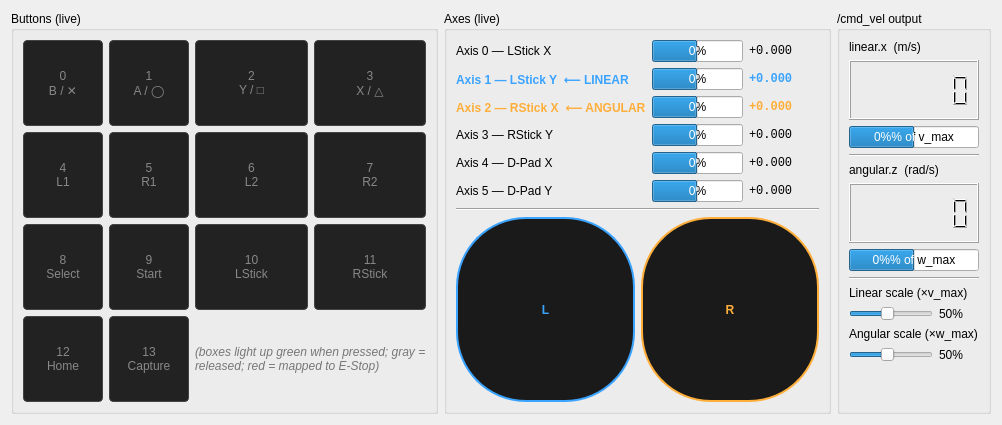
      <widget class="QWidget" name="tabDrive">
       <attribute name="title"><string>Drive</string></attribute>
       <layout class="QHBoxLayout" name="tabDriveLayout">

        <!-- LEFT: button grid -->
        <item>
         <widget class="QGroupBox" name="grpButtons">
          <property name="title"><string>Buttons (live)</string></property>
          <layout class="QGridLayout" name="grpButtonsLayout">
           <item row="0" column="0"><widget class="QLabel" name="btn0"><property name="text"><string>0
B / ✕</string></property><property name="alignment"><set>Qt::AlignCenter</set></property><property name="minimumSize"><size><width>80</width><height>56</height></size></property><property name="styleSheet"><string>background:#222; color:#888; border:1px solid #444; border-radius:4px;</string></property></widget></item>
           <item row="0" column="1"><widget class="QLabel" name="btn1"><property name="text"><string>1
A / ◯</string></property><property name="alignment"><set>Qt::AlignCenter</set></property><property name="minimumSize"><size><width>80</width><height>56</height></size></property><property name="styleSheet"><string>background:#222; color:#888; border:1px solid #444; border-radius:4px;</string></property></widget></item>
           <item row="0" column="2"><widget class="QLabel" name="btn2"><property name="text"><string>2
Y / □</string></property><property name="alignment"><set>Qt::AlignCenter</set></property><property name="minimumSize"><size><width>80</width><height>56</height></size></property><property name="styleSheet"><string>background:#222; color:#888; border:1px solid #444; border-radius:4px;</string></property></widget></item>
           <item row="0" column="3"><widget class="QLabel" name="btn3"><property name="text"><string>3
X / △</string></property><property name="alignment"><set>Qt::AlignCenter</set></property><property name="minimumSize"><size><width>80</width><height>56</height></size></property><property name="styleSheet"><string>background:#222; color:#888; border:1px solid #444; border-radius:4px;</string></property></widget></item>
           <item row="1" column="0"><widget class="QLabel" name="btn4"><property name="text"><string>4
L1</string></property><property name="alignment"><set>Qt::AlignCenter</set></property><property name="minimumSize"><size><width>80</width><height>56</height></size></property><property name="styleSheet"><string>background:#222; color:#888; border:1px solid #444; border-radius:4px;</string></property></widget></item>
           <item row="1" column="1"><widget class="QLabel" name="btn5"><property name="text"><string>5
R1</string></property><property name="alignment"><set>Qt::AlignCenter</set></property><property name="minimumSize"><size><width>80</width><height>56</height></size></property><property name="styleSheet"><string>background:#222; color:#888; border:1px solid #444; border-radius:4px;</string></property></widget></item>
           <item row="1" column="2"><widget class="QLabel" name="btn6"><property name="text"><string>6
L2</string></property><property name="alignment"><set>Qt::AlignCenter</set></property><property name="minimumSize"><size><width>80</width><height>56</height></size></property><property name="styleSheet"><string>background:#222; color:#888; border:1px solid #444; border-radius:4px;</string></property></widget></item>
           <item row="1" column="3"><widget class="QLabel" name="btn7"><property name="text"><string>7
R2</string></property><property name="alignment"><set>Qt::AlignCenter</set></property><property name="minimumSize"><size><width>80</width><height>56</height></size></property><property name="styleSheet"><string>background:#222; color:#888; border:1px solid #444; border-radius:4px;</string></property></widget></item>
           <item row="2" column="0"><widget class="QLabel" name="btn8"><property name="text"><string>8
Select</string></property><property name="alignment"><set>Qt::AlignCenter</set></property><property name="minimumSize"><size><width>80</width><height>56</height></size></property><property name="styleSheet"><string>background:#222; color:#888; border:1px solid #444; border-radius:4px;</string></property></widget></item>
           <item row="2" column="1"><widget class="QLabel" name="btn9"><property name="text"><string>9
Start</string></property><property name="alignment"><set>Qt::AlignCenter</set></property><property name="minimumSize"><size><width>80</width><height>56</height></size></property><property name="styleSheet"><string>background:#222; color:#888; border:1px solid #444; border-radius:4px;</string></property></widget></item>
           <item row="2" column="2"><widget class="QLabel" name="btn10"><property name="text"><string>10
LStick</string></property><property name="alignment"><set>Qt::AlignCenter</set></property><property name="minimumSize"><size><width>80</width><height>56</height></size></property><property name="styleSheet"><string>background:#222; color:#888; border:1px solid #444; border-radius:4px;</string></property></widget></item>
           <item row="2" column="3"><widget class="QLabel" name="btn11"><property name="text"><string>11
RStick</string></property><property name="alignment"><set>Qt::AlignCenter</set></property><property name="minimumSize"><size><width>80</width><height>56</height></size></property><property name="styleSheet"><string>background:#222; color:#888; border:1px solid #444; border-radius:4px;</string></property></widget></item>
           <item row="3" column="0"><widget class="QLabel" name="btn12"><property name="text"><string>12
Home</string></property><property name="alignment"><set>Qt::AlignCenter</set></property><property name="minimumSize"><size><width>80</width><height>56</height></size></property><property name="styleSheet"><string>background:#222; color:#888; border:1px solid #444; border-radius:4px;</string></property></widget></item>
           <item row="3" column="1"><widget class="QLabel" name="btn13"><property name="text"><string>13
Capture</string></property><property name="alignment"><set>Qt::AlignCenter</set></property><property name="minimumSize"><size><width>80</width><height>56</height></size></property><property name="styleSheet"><string>background:#222; color:#888; border:1px solid #444; border-radius:4px;</string></property></widget></item>
           <item row="3" column="2" colspan="2"><widget class="QLabel" name="lblButtonsHint"><property name="text"><string>(boxes light up green when pressed; gray = released; red = mapped to E-Stop)</string></property><property name="styleSheet"><string>color:#777; font-size:9pt; font-style:italic;</string></property><property name="wordWrap"><bool>true</bool></property></widget></item>
          </layout>
         </widget>
        </item>

        <!-- MIDDLE: axes + sticks -->
        <item>
         <widget class="QGroupBox" name="grpAxes">
          <property name="title"><string>Axes (live)</string></property>
          <layout class="QGridLayout" name="grpAxesLayout">
           <item row="0" column="0"><widget class="QLabel" name="lblAx0Cap"><property name="text"><string>Axis 0 — LStick X</string></property></widget></item>
           <item row="0" column="1"><widget class="QProgressBar" name="barAx0"><property name="minimum"><number>-100</number></property><property name="maximum"><number>100</number></property><property name="value"><number>0</number></property><property name="format"><string>%v%</string></property></widget></item>
           <item row="0" column="2"><widget class="QLabel" name="lblAx0Val"><property name="text"><string>+0.000</string></property><property name="minimumSize"><size><width>70</width><height>0</height></size></property><property name="styleSheet"><string>font-family:monospace;</string></property></widget></item>

           <item row="1" column="0"><widget class="QLabel" name="lblAx1Cap"><property name="text"><string>Axis 1 — LStick Y  ⟵ LINEAR</string></property><property name="styleSheet"><string>color:#3aa3ff; font-weight:bold;</string></property></widget></item>
           <item row="1" column="1"><widget class="QProgressBar" name="barAx1"><property name="minimum"><number>-100</number></property><property name="maximum"><number>100</number></property><property name="value"><number>0</number></property><property name="format"><string>%v%</string></property></widget></item>
           <item row="1" column="2"><widget class="QLabel" name="lblAx1Val"><property name="text"><string>+0.000</string></property><property name="styleSheet"><string>font-family:monospace; color:#3aa3ff; font-weight:bold;</string></property></widget></item>

           <item row="2" column="0"><widget class="QLabel" name="lblAx2Cap"><property name="text"><string>Axis 2 — RStick X  ⟵ ANGULAR</string></property><property name="styleSheet"><string>color:#ffae3a; font-weight:bold;</string></property></widget></item>
           <item row="2" column="1"><widget class="QProgressBar" name="barAx2"><property name="minimum"><number>-100</number></property><property name="maximum"><number>100</number></property><property name="value"><number>0</number></property><property name="format"><string>%v%</string></property></widget></item>
           <item row="2" column="2"><widget class="QLabel" name="lblAx2Val"><property name="text"><string>+0.000</string></property><property name="styleSheet"><string>font-family:monospace; color:#ffae3a; font-weight:bold;</string></property></widget></item>

           <item row="3" column="0"><widget class="QLabel" name="lblAx3Cap"><property name="text"><string>Axis 3 — RStick Y</string></property></widget></item>
           <item row="3" column="1"><widget class="QProgressBar" name="barAx3"><property name="minimum"><number>-100</number></property><property name="maximum"><number>100</number></property><property name="value"><number>0</number></property><property name="format"><string>%v%</string></property></widget></item>
           <item row="3" column="2"><widget class="QLabel" name="lblAx3Val"><property name="text"><string>+0.000</string></property><property name="styleSheet"><string>font-family:monospace;</string></property></widget></item>

           <item row="4" column="0"><widget class="QLabel" name="lblAx4Cap"><property name="text"><string>Axis 4 — D-Pad X</string></property></widget></item>
           <item row="4" column="1"><widget class="QProgressBar" name="barAx4"><property name="minimum"><number>-100</number></property><property name="maximum"><number>100</number></property><property name="value"><number>0</number></property><property name="format"><string>%v%</string></property></widget></item>
           <item row="4" column="2"><widget class="QLabel" name="lblAx4Val"><property name="text"><string>+0.000</string></property><property name="styleSheet"><string>font-family:monospace;</string></property></widget></item>

           <item row="5" column="0"><widget class="QLabel" name="lblAx5Cap"><property name="text"><string>Axis 5 — D-Pad Y</string></property></widget></item>
           <item row="5" column="1"><widget class="QProgressBar" name="barAx5"><property name="minimum"><number>-100</number></property><property name="maximum"><number>100</number></property><property name="value"><number>0</number></property><property name="format"><string>%v%</string></property></widget></item>
           <item row="5" column="2"><widget class="QLabel" name="lblAx5Val"><property name="text"><string>+0.000</string></property><property name="styleSheet"><string>font-family:monospace;</string></property></widget></item>

           <item row="6" column="0" colspan="3">
            <widget class="Line" name="line_axes_sep"><property name="orientation"><enum>Qt::Horizontal</enum></property></widget>
           </item>

           <item row="7" column="0" colspan="3">
            <layout class="QHBoxLayout" name="sticksLayout">
             <item>
              <widget class="QLabel" name="lblLStickViz">
               <property name="text"><string>L</string></property>
               <property name="alignment"><set>Qt::AlignCenter</set></property>
               <property name="minimumSize"><size><width>140</width><height>140</height></size></property>
               <property name="styleSheet"><string>background:#1a1a1a; border:2px solid #3aa3ff; border-radius:70px; color:#3aa3ff; font-weight:bold;</string></property>
               <property name="toolTip"><string>Left stick visualizer (dot to be drawn at runtime)</string></property>
              </widget>
             </item>
             <item>
              <widget class="QLabel" name="lblRStickViz">
               <property name="text"><string>R</string></property>
               <property name="alignment"><set>Qt::AlignCenter</set></property>
               <property name="minimumSize"><size><width>140</width><height>140</height></size></property>
               <property name="styleSheet"><string>background:#1a1a1a; border:2px solid #ffae3a; border-radius:70px; color:#ffae3a; font-weight:bold;</string></property>
               <property name="toolTip"><string>Right stick visualizer (dot to be drawn at runtime)</string></property>
              </widget>
             </item>
            </layout>
           </item>
          </layout>
         </widget>
        </item>

        <!-- RIGHT: cmd_vel + speed scaling -->
        <item>
         <widget class="QGroupBox" name="grpCmdVel">
          <property name="title"><string>/cmd_vel output</string></property>
          <layout class="QVBoxLayout" name="grpCmdVelLayout">
           <item>
            <widget class="QLabel" name="lblLinearCap">
             <property name="text"><string>linear.x  (m/s)</string></property>
            </widget>
           </item>
           <item>
            <widget class="QLCDNumber" name="lcdLinear">
             <property name="digitCount"><number>6</number></property>
             <property name="smallDecimalPoint"><bool>true</bool></property>
             <property name="minimumSize"><size><width>0</width><height>60</height></size></property>
            </widget>
           </item>
           <item>
            <widget class="QProgressBar" name="barLinear">
             <property name="minimum"><number>-100</number></property>
             <property name="maximum"><number>100</number></property>
             <property name="value"><number>0</number></property>
             <property name="format"><string>%v%% of v_max</string></property>
            </widget>
           </item>

           <item>
            <widget class="Line" name="line_cmd_sep"><property name="orientation"><enum>Qt::Horizontal</enum></property></widget>
           </item>

           <item>
            <widget class="QLabel" name="lblAngularCap">
             <property name="text"><string>angular.z  (rad/s)</string></property>
            </widget>
           </item>
           <item>
            <widget class="QLCDNumber" name="lcdAngular">
             <property name="digitCount"><number>6</number></property>
             <property name="smallDecimalPoint"><bool>true</bool></property>
             <property name="minimumSize"><size><width>0</width><height>60</height></size></property>
            </widget>
           </item>
           <item>
            <widget class="QProgressBar" name="barAngular">
             <property name="minimum"><number>-100</number></property>
             <property name="maximum"><number>100</number></property>
             <property name="value"><number>0</number></property>
             <property name="format"><string>%v%% of w_max</string></property>
            </widget>
           </item>

           <item>
            <widget class="Line" name="line_cmd_sep2"><property name="orientation"><enum>Qt::Horizontal</enum></property></widget>
           </item>

           <item>
            <widget class="QLabel" name="lblLinScaleCap"><property name="text"><string>Linear scale (×v_max)</string></property></widget>
           </item>
           <item>
            <layout class="QHBoxLayout" name="linScaleLayout">
             <item><widget class="QSlider" name="sldLinearScale"><property name="orientation"><enum>Qt::Horizontal</enum></property><property name="minimum"><number>10</number></property><property name="maximum"><number>100</number></property><property name="value"><number>50</number></property></widget></item>
             <item><widget class="QLabel" name="lblLinScaleVal"><property name="text"><string>50%</string></property><property name="minimumSize"><size><width>40</width><height>0</height></size></property></widget></item>
            </layout>
           </item>

           <item>
            <widget class="QLabel" name="lblAngScaleCap"><property name="text"><string>Angular scale (×w_max)</string></property></widget>
           </item>
           <item>
            <layout class="QHBoxLayout" name="angScaleLayout">
             <item><widget class="QSlider" name="sldAngularScale"><property name="orientation"><enum>Qt::Horizontal</enum></property><property name="minimum"><number>10</number></property><property name="maximum"><number>100</number></property><property name="value"><number>50</number></property></widget></item>
             <item><widget class="QLabel" name="lblAngScaleVal"><property name="text"><string>50%</string></property><property name="minimumSize"><size><width>40</width><height>0</height></size></property></widget></item>
            </layout>
           </item>

           <item>
            <spacer name="cmdSpacer">
             <property name="orientation"><enum>Qt::Vertical</enum></property>
             <property name="sizeHint" stdset="0"><size><width>20</width><height>40</height></size></property>
            </spacer>
           </item>
          </layout>
         </widget>
        </item>
       </layout>
      </widget>
